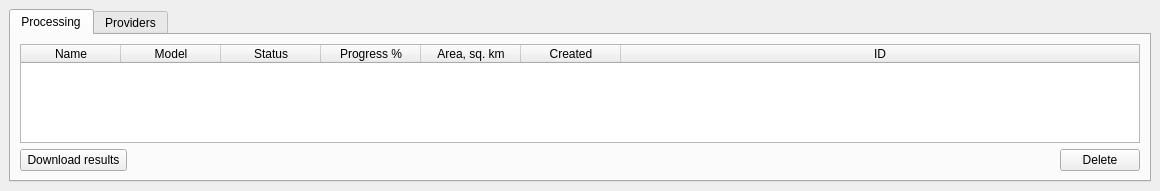
<?xml version="1.0" encoding="UTF-8"?>
<ui version="4.0">
 <class>MapflowTablesDock</class>
 <widget class="QDockWidget" name="MapflowTablesDock">
  <property name="geometry">
   <rect>
    <x>0</x>
    <y>0</y>
    <width>1160</width>
    <height>191</height>
   </rect>
  </property>
  <property name="windowTitle">
   <string>Mapflow Tables Dock</string>
  </property>
  <widget class="QWidget" name="dockWidgetContents">
   <layout class="QHBoxLayout" name="horizontalLayout">
    <item>
     <widget class="QTabWidget" name="tabWidget">
      <property name="sizePolicy">
       <sizepolicy hsizetype="Preferred" vsizetype="Preferred">
        <horstretch>0</horstretch>
        <verstretch>0</verstretch>
       </sizepolicy>
      </property>
      <property name="minimumSize">
       <size>
        <width>0</width>
        <height>0</height>
       </size>
      </property>
      <property name="currentIndex">
       <number>0</number>
      </property>
      <property name="movable">
       <bool>true</bool>
      </property>
      <widget class="QWidget" name="processingsTab">
       <attribute name="title">
        <string>Processing</string>
       </attribute>
       <layout class="QGridLayout" name="layoutProcessing">
        <item row="0" column="0">
         <widget class="QTableWidget" name="processingsTable">
          <property name="focusPolicy">
           <enum>Qt::NoFocus</enum>
          </property>
          <property name="contextMenuPolicy">
           <enum>Qt::DefaultContextMenu</enum>
          </property>
          <property name="autoScroll">
           <bool>false</bool>
          </property>
          <property name="editTriggers">
           <set>QAbstractItemView::NoEditTriggers</set>
          </property>
          <property name="tabKeyNavigation">
           <bool>false</bool>
          </property>
          <property name="showDropIndicator" stdset="0">
           <bool>false</bool>
          </property>
          <property name="alternatingRowColors">
           <bool>true</bool>
          </property>
          <property name="selectionBehavior">
           <enum>QAbstractItemView::SelectRows</enum>
          </property>
          <property name="sortingEnabled">
           <bool>true</bool>
          </property>
          <property name="columnCount">
           <number>7</number>
          </property>
          <attribute name="horizontalHeaderDefaultSectionSize">
           <number>100</number>
          </attribute>
          <attribute name="horizontalHeaderShowSortIndicator" stdset="0">
           <bool>true</bool>
          </attribute>
          <attribute name="horizontalHeaderStretchLastSection">
           <bool>true</bool>
          </attribute>
          <column>
           <property name="text">
            <string>Name</string>
           </property>
           <property name="textAlignment">
            <set>AlignCenter</set>
           </property>
          </column>
          <column>
           <property name="text">
            <string>Model</string>
           </property>
           <property name="textAlignment">
            <set>AlignCenter</set>
           </property>
          </column>
          <column>
           <property name="text">
            <string>Status</string>
           </property>
           <property name="textAlignment">
            <set>AlignCenter</set>
           </property>
          </column>
          <column>
           <property name="text">
            <string>Progress %</string>
           </property>
           <property name="textAlignment">
            <set>AlignCenter</set>
           </property>
          </column>
          <column>
           <property name="text">
            <string>Area, sq. km</string>
           </property>
           <property name="textAlignment">
            <set>AlignCenter</set>
           </property>
          </column>
          <column>
           <property name="text">
            <string>Created</string>
           </property>
           <property name="textAlignment">
            <set>AlignCenter</set>
           </property>
          </column>
          <column>
           <property name="text">
            <string notr="true">ID</string>
           </property>
           <property name="textAlignment">
            <set>AlignCenter</set>
           </property>
          </column>
         </widget>
        </item>
        <item row="1" column="0">
         <layout class="QHBoxLayout" name="processingFooter" stretch="0,0,0">
          <item>
           <widget class="QPushButton" name="downloadResultsButton">
            <property name="text">
             <string> Download results </string>
            </property>
           </widget>
          </item>
          <item>
           <spacer name="horizontalSpacer">
            <property name="orientation">
             <enum>Qt::Horizontal</enum>
            </property>
            <property name="sizeHint" stdset="0">
             <size>
              <width>40</width>
              <height>20</height>
             </size>
            </property>
           </spacer>
          </item>
          <item>
           <widget class="QPushButton" name="deleteProcessings">
            <property name="styleSheet">
             <string notr="true"/>
            </property>
            <property name="text">
             <string>Delete</string>
            </property>
           </widget>
          </item>
         </layout>
        </item>
       </layout>
      </widget>
      <widget class="QWidget" name="providersTab">
       <attribute name="title">
        <string>Providers</string>
       </attribute>
       <layout class="QVBoxLayout" name="verticalLayout">
        <item>
         <widget class="QTableWidget" name="metadataTable">
          <property name="focusPolicy">
           <enum>Qt::NoFocus</enum>
          </property>
          <property name="toolTip">
           <string>Double-click on a row to preview its image</string>
          </property>
          <property name="autoScroll">
           <bool>false</bool>
          </property>
          <property name="editTriggers">
           <set>QAbstractItemView::NoEditTriggers</set>
          </property>
          <property name="tabKeyNavigation">
           <bool>false</bool>
          </property>
          <property name="alternatingRowColors">
           <bool>true</bool>
          </property>
          <property name="selectionMode">
           <enum>QAbstractItemView::SingleSelection</enum>
          </property>
          <property name="selectionBehavior">
           <enum>QAbstractItemView::SelectRows</enum>
          </property>
          <property name="sortingEnabled">
           <bool>true</bool>
          </property>
          <property name="cornerButtonEnabled">
           <bool>false</bool>
          </property>
          <attribute name="horizontalHeaderStretchLastSection">
           <bool>true</bool>
          </attribute>
         </widget>
        </item>
       </layout>
      </widget>
     </widget>
    </item>
   </layout>
  </widget>
 </widget>
 <resources/>
 <connections/>
</ui>
